Frame 1 (no input): blank canvas, image omitted
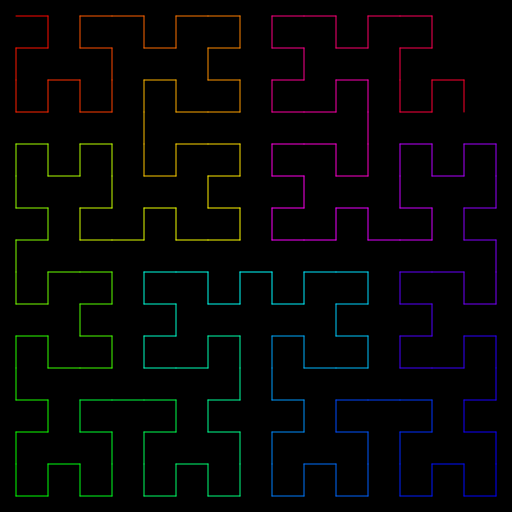
Frame 60 (no input)
Frame 120 (the mouse pressed at the canvas centre since frame 60): identical to frame 60, image omitted

The p5.js sketch that drew this single still picture (run headless with seeded random() and noise() and a simulated clock; from frame 60 on, the mouse is pressed at the canvas centre):

// p5.js sketch
// ── sketch.js
// Hilbert Curve
// Coding in the Cabana
// The Coding Train / Daniel Shiffman
// https://thecodingtrain.com/CodingInTheCabana/003-hilbert-curve.html
// https://youtu.be/dSK-MW-zuAc
// https://editor.p5js.org/codingtrain/sketches/LPf9PLmp

const order = 4;
let N;
let total;

let path = [];

let counter = 0;

function setup() {
  createCanvas(512, 512);
  colorMode(HSB, 360, 255, 255);
  background(0);

  N = int(pow(2, order));
  total = N * N;
  let len = width / N;

  for (let i = 0; i < total; i++) {
    path[i] = hilbert(i);
    path[i].mult(len);
    path[i].add(len / 2, len / 2);
  }
}

function draw() {
  background(0);

  stroke(255);
  strokeWeight(1);
  noFill();
  //beginShape();
  for (let i = 1; i < counter; i++) {
    let h = map(i, 0, path.length, 0, 360);
    stroke(h, 255, 255);
    line(path[i].x, path[i].y, path[i - 1].x, path[i - 1].y);
  }
  //endShape();

  counter += 50;
  if (counter >= path.length) {
    counter = 0;
  }

  // strokeWeight(4);
  // for (let i = 0; i < path.length; i++) {
  //  point(path[i].x, path[i].y);
  //  text(i, path[i].x+5, path[i].y);
  // }
}

function hilbert(i) {
  const points = [
    new p5.Vector(0, 0),
    new p5.Vector(0, 1),
    new p5.Vector(1, 1),
    new p5.Vector(1, 0)
  ];

  let index = i & 3;
  let v = points[index];

  for (let j = 1; j < order; j++) {
    i = i >>> 2;
    index = i & 3;
    let len = pow(2, j);
    if (index == 0) {
      let temp = v.x;
      v.x = v.y;
      v.y = temp;
    } else if (index == 1) {
      v.y += len;
    } else if (index == 2) {
      v.x += len;
      v.y += len;
    } else if (index == 3) {
      let temp = len - 1 - v.x;
      v.x = len - 1 - v.y;
      v.y = temp;
      v.x += len;
    }
  }
  return v;
}
